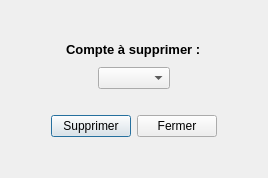
<?xml version="1.0" encoding="UTF-8"?>
<ui version="4.0">
 <class>SuppressionCompteDialog</class>
 <widget class="QDialog" name="SuppressionCompteDialog">
  <property name="geometry">
   <rect>
    <x>0</x>
    <y>0</y>
    <width>268</width>
    <height>178</height>
   </rect>
  </property>
  <property name="windowTitle">
   <string>Suppression d'un compte</string>
  </property>
  <layout class="QVBoxLayout" name="layoutSuppressionCompte">
   <item>
    <spacer name="verticalSpacer_2">
     <property name="orientation">
      <enum>Qt::Vertical</enum>
     </property>
     <property name="sizeType">
      <enum>QSizePolicy::MinimumExpanding</enum>
     </property>
     <property name="sizeHint" stdset="0">
      <size>
       <width>20</width>
       <height>20</height>
      </size>
     </property>
    </spacer>
   </item>
   <item>
    <layout class="QVBoxLayout" name="layoutChoixCompte">
     <property name="spacing">
      <number>10</number>
     </property>
     <item alignment="Qt::AlignHCenter">
      <widget class="QLabel" name="labelChoixCompte">
       <property name="sizePolicy">
        <sizepolicy hsizetype="Fixed" vsizetype="Fixed">
         <horstretch>0</horstretch>
         <verstretch>0</verstretch>
        </sizepolicy>
       </property>
       <property name="text">
        <string>&lt;html&gt;&lt;head/&gt;&lt;body&gt;&lt;p&gt;&lt;span style=&quot; font-size:10pt; font-weight:600;&quot;&gt;Compte à supprimer :&lt;/span&gt;&lt;/p&gt;&lt;/body&gt;&lt;/html&gt;</string>
       </property>
      </widget>
     </item>
     <item alignment="Qt::AlignHCenter">
      <widget class="QComboBox" name="choixCompte">
       <property name="sizePolicy">
        <sizepolicy hsizetype="Fixed" vsizetype="Fixed">
         <horstretch>0</horstretch>
         <verstretch>0</verstretch>
        </sizepolicy>
       </property>
       <property name="sizeAdjustPolicy">
        <enum>QComboBox::AdjustToContents</enum>
       </property>
      </widget>
     </item>
    </layout>
   </item>
   <item>
    <spacer name="verticalSpacer_3">
     <property name="orientation">
      <enum>Qt::Vertical</enum>
     </property>
     <property name="sizeType">
      <enum>QSizePolicy::Fixed</enum>
     </property>
     <property name="sizeHint" stdset="0">
      <size>
       <width>20</width>
       <height>20</height>
      </size>
     </property>
    </spacer>
   </item>
   <item>
    <layout class="QHBoxLayout" name="layoutBoutons_2">
     <property name="bottomMargin">
      <number>0</number>
     </property>
     <item>
      <spacer name="horizontalSpacer_3">
       <property name="orientation">
        <enum>Qt::Horizontal</enum>
       </property>
       <property name="sizeHint" stdset="0">
        <size>
         <width>40</width>
         <height>20</height>
        </size>
       </property>
      </spacer>
     </item>
     <item>
      <widget class="QPushButton" name="boutonSupprimerCompte">
       <property name="sizePolicy">
        <sizepolicy hsizetype="Fixed" vsizetype="Fixed">
         <horstretch>0</horstretch>
         <verstretch>0</verstretch>
        </sizepolicy>
       </property>
       <property name="text">
        <string>Supprimer</string>
       </property>
      </widget>
     </item>
     <item>
      <widget class="QPushButton" name="boutonFermerFenetre">
       <property name="sizePolicy">
        <sizepolicy hsizetype="Fixed" vsizetype="Fixed">
         <horstretch>0</horstretch>
         <verstretch>0</verstretch>
        </sizepolicy>
       </property>
       <property name="text">
        <string>Fermer</string>
       </property>
      </widget>
     </item>
     <item>
      <spacer name="horizontalSpacer_4">
       <property name="orientation">
        <enum>Qt::Horizontal</enum>
       </property>
       <property name="sizeHint" stdset="0">
        <size>
         <width>40</width>
         <height>20</height>
        </size>
       </property>
      </spacer>
     </item>
    </layout>
   </item>
   <item>
    <spacer name="verticalSpacer">
     <property name="orientation">
      <enum>Qt::Vertical</enum>
     </property>
     <property name="sizeType">
      <enum>QSizePolicy::MinimumExpanding</enum>
     </property>
     <property name="sizeHint" stdset="0">
      <size>
       <width>20</width>
       <height>20</height>
      </size>
     </property>
    </spacer>
   </item>
  </layout>
 </widget>
 <resources/>
 <connections/>
</ui>
